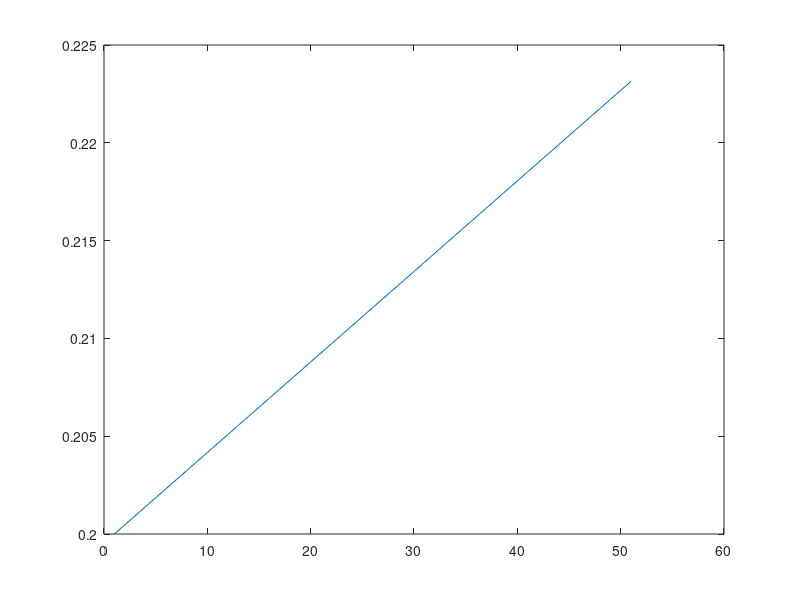

This chart was generated by the following MATLAB code:
clc; clear; close all

R1 = 0.0128;
C1 = 168.2566;
R0 = 0.1034;
Q = 2.1605;
dt = 0.001;
alpha0 = 3.613;
alpha1 = 0.4631;


A = [   1,                0, 0;
        0, exp(-dt/(R1*C1)), 0;
        0,                0, 1];
    
B = [                   -dt/Q;
      R1*(1-exp(-dt/(R1*C1)));
                            0];
  
C = [alpha1, -1, alpha0;
          0,  0,      1];
  
D = [-R0;0];

Aaug = [A,B;zeros(1,3),1];
Baug = [zeros(3,1);1];
Caug = [C,D];

x = zeros(4, 50);
x(:,1) = [0.2; 0; 1; -1];
y = zeros(2, 50);

for i = 1:50
   x(:,i+1) = Aaug*x(:,i) + Baug*(0);
   y(:,i)   = Caug*x(:,i);
end

plot(x(1,:))
